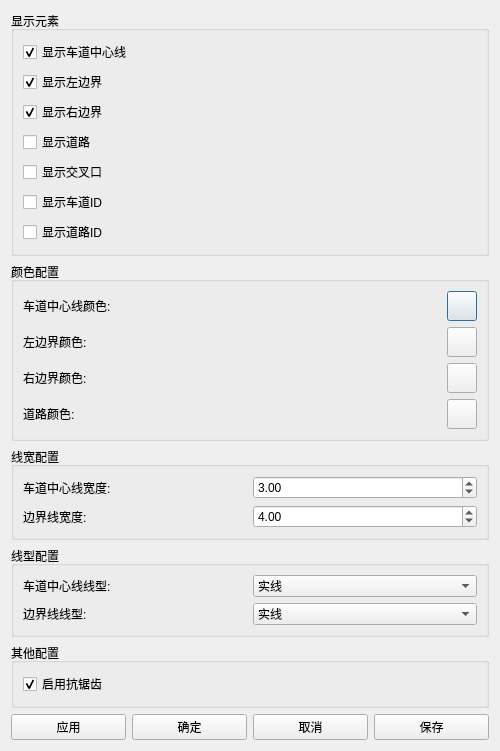
<?xml version="1.0" encoding="UTF-8"?>
<ui version="4.0">
 <class>DisplayConfigDialog</class>
 <widget class="QDialog" name="DisplayConfigDialog">
  <property name="geometry">
   <rect>
    <x>0</x>
    <y>0</y>
    <width>500</width>
    <height>600</height>
   </rect>
  </property>
  <property name="windowTitle">
   <string>显示配置</string>
  </property>
  <layout class="QVBoxLayout" name="verticalLayout">
   <item>
    <widget class="QGroupBox" name="groupVisibility">
     <property name="title">
      <string>显示元素</string>
     </property>
     <layout class="QVBoxLayout" name="verticalLayout_2">
      <item>
       <widget class="QCheckBox" name="checkboxLaneCenterline">
        <property name="text">
         <string>显示车道中心线</string>
        </property>
        <property name="checked">
         <bool>true</bool>
        </property>
       </widget>
      </item>
      <item>
       <widget class="QCheckBox" name="checkboxLeftBoundary">
        <property name="text">
         <string>显示左边界</string>
        </property>
        <property name="checked">
         <bool>true</bool>
        </property>
       </widget>
      </item>
      <item>
       <widget class="QCheckBox" name="checkboxRightBoundary">
        <property name="text">
         <string>显示右边界</string>
        </property>
        <property name="checked">
         <bool>true</bool>
        </property>
       </widget>
      </item>
      <item>
       <widget class="QCheckBox" name="checkboxRoad">
        <property name="text">
         <string>显示道路</string>
        </property>
       </widget>
      </item>
      <item>
       <widget class="QCheckBox" name="checkboxIntersection">
        <property name="text">
         <string>显示交叉口</string>
        </property>
       </widget>
      </item>
      <item>
       <widget class="QCheckBox" name="checkboxLaneId">
        <property name="text">
         <string>显示车道ID</string>
        </property>
       </widget>
      </item>
      <item>
       <widget class="QCheckBox" name="checkboxRoadId">
        <property name="text">
         <string>显示道路ID</string>
        </property>
       </widget>
      </item>
     </layout>
    </widget>
   </item>
   <item>
    <widget class="QGroupBox" name="groupColors">
     <property name="title">
      <string>颜色配置</string>
     </property>
     <layout class="QGridLayout" name="gridLayout">
      <item row="0" column="0">
       <widget class="QLabel" name="labelLaneCenterlineColor">
        <property name="text">
         <string>车道中心线颜色:</string>
        </property>
       </widget>
      </item>
      <item row="0" column="1">
       <widget class="QPushButton" name="buttonLaneCenterlineColor">
        <property name="text">
         <string/>
        </property>
        <property name="minimumSize">
         <size>
          <width>30</width>
          <height>30</height>
         </size>
        </property>
        <property name="maximumSize">
         <size>
          <width>30</width>
          <height>30</height>
         </size>
        </property>
       </widget>
      </item>
      <item row="1" column="0">
       <widget class="QLabel" name="labelLeftBoundaryColor">
        <property name="text">
         <string>左边界颜色:</string>
        </property>
       </widget>
      </item>
      <item row="1" column="1">
       <widget class="QPushButton" name="buttonLeftBoundaryColor">
        <property name="text">
         <string/>
        </property>
        <property name="minimumSize">
         <size>
          <width>30</width>
          <height>30</height>
         </size>
        </property>
        <property name="maximumSize">
         <size>
          <width>30</width>
          <height>30</height>
         </size>
        </property>
       </widget>
      </item>
      <item row="2" column="0">
       <widget class="QLabel" name="labelRightBoundaryColor">
        <property name="text">
         <string>右边界颜色:</string>
        </property>
       </widget>
      </item>
      <item row="2" column="1">
       <widget class="QPushButton" name="buttonRightBoundaryColor">
        <property name="text">
         <string/>
        </property>
        <property name="minimumSize">
         <size>
          <width>30</width>
          <height>30</height>
         </size>
        </property>
        <property name="maximumSize">
         <size>
          <width>30</width>
          <height>30</height>
         </size>
        </property>
       </widget>
      </item>
      <item row="3" column="0">
       <widget class="QLabel" name="labelRoadColor">
        <property name="text">
         <string>道路颜色:</string>
        </property>
       </widget>
      </item>
      <item row="3" column="1">
       <widget class="QPushButton" name="buttonRoadColor">
        <property name="text">
         <string/>
        </property>
        <property name="minimumSize">
         <size>
          <width>30</width>
          <height>30</height>
         </size>
        </property>
        <property name="maximumSize">
         <size>
          <width>30</width>
          <height>30</height>
         </size>
        </property>
       </widget>
      </item>
     </layout>
    </widget>
   </item>
   <item>
    <widget class="QGroupBox" name="groupLineWidth">
     <property name="title">
      <string>线宽配置</string>
     </property>
     <layout class="QGridLayout" name="gridLayout_2">
      <item row="0" column="0">
       <widget class="QLabel" name="labelLaneCenterlineWidth">
        <property name="text">
         <string>车道中心线宽度:</string>
        </property>
       </widget>
      </item>
      <item row="0" column="1">
       <widget class="QDoubleSpinBox" name="spinboxLaneCenterlineWidth">
        <property name="minimum">
         <double>0.100000000000000</double>
        </property>
        <property name="maximum">
         <double>20.000000000000000</double>
        </property>
        <property name="singleStep">
         <double>0.500000000000000</double>
        </property>
        <property name="value">
         <double>3.000000000000000</double>
        </property>
       </widget>
      </item>
      <item row="1" column="0">
       <widget class="QLabel" name="labelLaneBoundaryWidth">
        <property name="text">
         <string>边界线宽度:</string>
        </property>
       </widget>
      </item>
      <item row="1" column="1">
       <widget class="QDoubleSpinBox" name="spinboxLaneBoundaryWidth">
        <property name="minimum">
         <double>0.100000000000000</double>
        </property>
        <property name="maximum">
         <double>20.000000000000000</double>
        </property>
        <property name="singleStep">
         <double>0.500000000000000</double>
        </property>
        <property name="value">
         <double>4.000000000000000</double>
        </property>
       </widget>
      </item>
     </layout>
    </widget>
   </item>
   <item>
    <widget class="QGroupBox" name="groupLineStyle">
     <property name="title">
      <string>线型配置</string>
     </property>
     <layout class="QGridLayout" name="gridLayout_3">
      <item row="0" column="0">
       <widget class="QLabel" name="labelLaneCenterlineStyle">
        <property name="text">
         <string>车道中心线线型:</string>
        </property>
       </widget>
      </item>
      <item row="0" column="1">
       <widget class="QComboBox" name="comboLaneCenterlineStyle">
        <item>
         <property name="text">
          <string>实线</string>
         </property>
        </item>
        <item>
         <property name="text">
          <string>虚线</string>
         </property>
        </item>
        <item>
         <property name="text">
          <string>点线</string>
         </property>
        </item>
        <item>
         <property name="text">
          <string>点划线</string>
         </property>
        </item>
       </widget>
      </item>
      <item row="1" column="0">
       <widget class="QLabel" name="labelLaneBoundaryStyle">
        <property name="text">
         <string>边界线线型:</string>
        </property>
       </widget>
      </item>
      <item row="1" column="1">
       <widget class="QComboBox" name="comboLaneBoundaryStyle">
        <item>
         <property name="text">
          <string>实线</string>
         </property>
        </item>
        <item>
         <property name="text">
          <string>虚线</string>
         </property>
        </item>
        <item>
         <property name="text">
          <string>点线</string>
         </property>
        </item>
        <item>
         <property name="text">
          <string>点划线</string>
         </property>
        </item>
       </widget>
      </item>
     </layout>
    </widget>
   </item>
   <item>
    <widget class="QGroupBox" name="groupOther">
     <property name="title">
      <string>其他配置</string>
     </property>
     <layout class="QVBoxLayout" name="verticalLayout_3">
      <item>
       <widget class="QCheckBox" name="checkboxAntialiasing">
        <property name="text">
         <string>启用抗锯齿</string>
        </property>
        <property name="checked">
         <bool>true</bool>
        </property>
       </widget>
      </item>
     </layout>
    </widget>
   </item>
   <item>
    <layout class="QHBoxLayout" name="horizontalLayout">
     <item>
      <widget class="QPushButton" name="buttonApply">
       <property name="text">
        <string>应用</string>
       </property>
      </widget>
     </item>
     <item>
      <widget class="QPushButton" name="buttonOk">
       <property name="text">
        <string>确定</string>
       </property>
      </widget>
     </item>
     <item>
      <widget class="QPushButton" name="buttonCancel">
       <property name="text">
        <string>取消</string>
       </property>
      </widget>
     </item>
     <item>
      <widget class="QPushButton" name="buttonSave">
       <property name="text">
        <string>保存</string>
       </property>
      </widget>
     </item>
    </layout>
   </item>
  </layout>
 </widget>
 <resources/>
 <connections/>
</ui>
